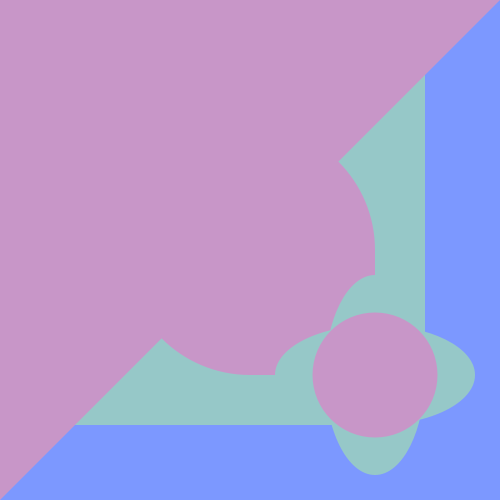
Frame 1 (no input)
Frame 60 (the mouse pressed at the canvas centre just before this capture): identical to frame 1, image omitted
Frame 120 (the mouse held since frame 60 and released just before this capture): identical to frame 1, image omitted

The Processing sketch that drew this single still picture (run headless with seeded random() and noise(); from frame 60 on, the mouse is pressed at the canvas centre):

// Processing sketch: first_image
// ── first_image.pde
void setup() {
  size(500, 500);
  noStroke();
  background(124, 152, 255);
  
  fill(150, 200, 200);
  triangle(425, 375, 0, 375, 425, 0);
  triangle(375, 425, 0, 425, 375, 0);
  
  fill(200, 150, 200);
  triangle(0, 0, 0, 500, 500, 0);
  circle(250, 250, 250);
  square(250, 250, 125);
  
  fill(150, 200, 200);
  ellipse(375, 375, 200, 100);
  ellipse(375, 375, 100, 200);
  
  fill(200, 150, 200);
  circle(375, 375, 125);
}

void draw() {
 
}
